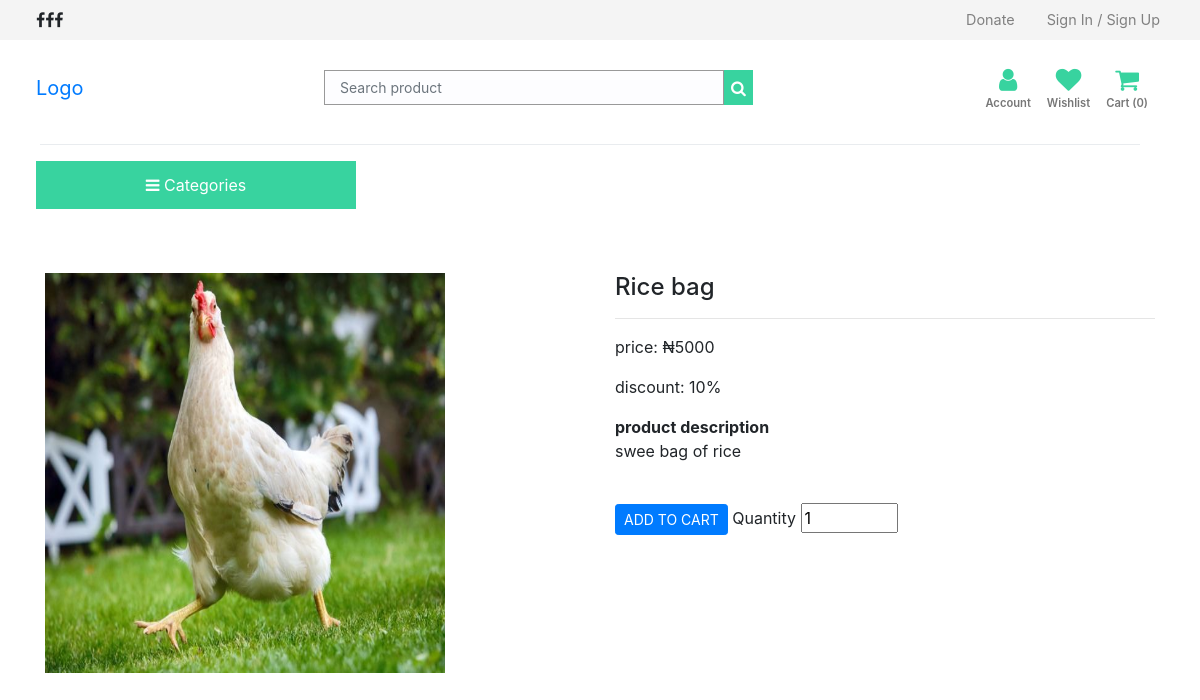
Page /product/1 on the committed database.
### src/models.py (models this page shows)
class Products(db.Model):
    id = db.Column(db.Integer, primary_key=True)
    product_name = db.Column(db.String(30), nullable=False, unique=True)
    product_price = db.Column(db.Integer, nullable=False)
    product_discount = db.Column(db.Integer, default=0)
    product_description = db.Column(db.String(300), nullable=False)
    product_stock = db.Column(db.Integer, nullable=False)
    product_date = db.Column(db.DateTime, nullable=False, default=date.today())
    category_id = db.Column(db.Integer, db.ForeignKey('category.id'), nullable=False)
    category = db.relationship(
                                'Category',
                                backref='category',
                                lazy=True)
    image_1 = db.Column(db.String(150), nullable=False, default='image.jpg')
    image_2 = db.Column(db.String(150), nullable=False, default='image.jpg')
    image_3 = db.Column(db.String(150), nullable=False, default='image.jpg')
    image_4 = db.Column(db.String(150), nullable=False, default='image.jpg')

### src/routes/store.py (the view)
@store.route('/product/<int:id>')
def single_page(id):
    product = Products.query.get_or_404(id)
    categories = Category.query.join(
        Products, (Category.id == Products.category_id)).all()
    return render_template('single_page.html', product=product, categories=categories)

### src/templates/single_page.html (shortened to what this page needs)
{% from "/storebase.html" import render_aboutus, render_ourcauses, render_faq,
render_contactus, render_ourteam, render_sponsors, render_subscribenews,
render_takeaction, render_footer, render_js, render_css, render_donatemodal,
render_scrolltotop %}
<!DOCTYPE html>
<html lang="en-us">
  <head>
    <link
      rel="stylesheet"
      href="{{ url_for ('static', filename='dcarousel/owl.carousel.min.css')}}"
      type="text/css"
      media="all"
    />
    <link
      rel="stylesheet"
      href="{{ url_for ('static', filename='dcarousel/owl.theme.default.min.css')}}"
      type="text/css"
      media="all"
    />
    {{ render_css(render) }}
  </head>
  <body>
    <section id="store">
      <section class="top-nav">
        <nav class="navbar">
          <ul class="nav">
            <i class="fa fa-facebook-f"></i>
            <i class="fa fa-facebook-f"></i>
            <i class="fa fa-facebook-f"></i>
          </ul>
          <ul class="nav mr-sm-2 auth">
            <li class="nav-item">
              <a class="nav-link" href="/donate">Donate</a>
            </li>
            <li class="nav-item">
              <a class="nav-link" href="#">Sign In / Sign Up</a>
            </li>
          </ul>
        </nav>
      </section>
      <section class="bottom-nav">
        <nav class="navbar">
          <a href="/shop.html" class="navbar-brand">
            Logo
          </a>
          <form class="form-inline">
            <input
              class="form-control"
              type="search"
              placeholder="Search product"
              aria-label="Search product"
            />
            <button class="btn-primary" type="submit">
              <i class="fa fa-search"></i>
            </button>
          </form>
          <ul class="mr-sm-2 navbar-nav nav-right">
            <div class="account">
              <a href="profile.html" title="My account">
                <div class="icon">
                  <i class="fa fa-user"></i>
                </div>
                <p>Account</p>
              </a>
            </div>
            <div class="wishlist">
              <a href="wishlist.html" title="Wishlist">
                <div class="icon">
                  <i class="fa fa-heart"></i>
                </div>
                <p>Wishlist</p>
              </a>
            </div>
            <div class="cart">
              <a href="{{url_for('store.getCart')}}" title="Cart">
                <div class="icon">
                  <i class="fa fa-shopping-cart"></i>
                </div>
                <p>Cart ({{session['ShoppingCart']|length}})</p>
              </a>
            </div>
          </ul>
        </nav>
      </section>
      <div class="dropdown-divider dd"></div>
      <section class="last-nav">
        <nav class="navbar">
          <div class="dropdown text-center">
            <button
              class="drop-btn"
              type="button"
              data-toggle="dropdown"
              data-hover="dropdown"
            >
              <i class="fa fa-bars"></i>
              Categories
            </button>
          </div>
        </nav>
      </section>
      <div class="container col-md-4 p-1 text-center" id="flash_message">
      </div>
      <section id="prod_details">
        <div class="container mt-5">
          <div class="row">
            <div class="col-md">
              <img
                src="{{url_for('static', filename='images/cc.jpg')}}"
                alt="{{product.product_name}}"
                width="400"
                height="400"
              />
            </div>
            <div class="col-md-6">
              <h4>{{ product.product_name }}</h4>
              <hr />
              <p>price: &#x20A6;{{product.product_price}}</p>
              {% if product.product_discount > 0 %}
              <p>discount: {{product.product_discount}}%</p>
              {% endif %}
              <b>product description</b>
              <p>{{product.product_description}}</p>
              <br />
              <form action="{{url_for('store.AddCart')}}" method="POST">
                <button type="submit" class="btn btn-primary btn-sm">
                  ADD TO CART
                </button>
                <label for="quantity">Quantity</label>
                <input
                  type="number"
                  name="quantity"
                  id="quantity"
                  value="1"
                  min="1"
                  max="{{product.product_stock}}"
                />
              </form>
            </div>
          </div>
        </div>
      </section>
    </section>
  </body>
</html>

### src/static/css/store.css (style rules this page uses)
.form-control { transition: .3s !important; background-color: #fdfdff !important; border-color: #e4fce8 !important; }
#displayproducts .input-group-text, select.form-control:not([size]):not([multiple]), .form-control:not(.form-control-sm):not(.form-control-lg) { font-size: 14px; padding: 10px 15px; }
.bottom-nav .navbar-nav { flex-direction: row; }
#store { text-decoration: none !important; }
#store .top-nav { background: #f4f4f4 !important; padding: 0px; height: 40px; align-content: center; display: grid; }
#store .top-nav nav { margin-left: 20px; }
#store .bottom-nav { background: #fff; padding: 0px; align-content: center; margin-left: 20px; margin-right: 20px; }
#store .bottom-nav input { width: 400px; border-radius: 0px; border: .5px solid #999 !important; }
#store .bottom-nav button { height: 35px; border-radius: 0px; background: #38d39f; border: 1px solid #38d39f !important; color: #fff; align-content: center; display: grid; }
#store .nav-right { text-align: center; padding-top: 20px; }
#store .nav-right p { color: #777; font-size: .7rem; text-transform: capitalize; font-weight: 600; }
#store .nav-right i { color: #38d39f; font-size: 1.6rem; text-decoration: none; transition: .3s; }
#store .top-nav a { color: gray; font-size: .9rem; }
#store .account,.cart,.wishlist { margin-right: 8px; margin-left: 8px; }
#store .dd { margin-right: 60px; margin-left: 40px; }
.last-nav .drop-btn { background: #38d39f; border-radius: 0px; border: 1px solid #38d39f; color: #fff !important; width: 20rem; height: 3rem; margin-left: 20px; transition: ease-in-out; }

### rows in the picture
Products: product_name "Rice bag", product_price "5000", product_discount "10", product_description "swee bag of rice"

### other values in the picture
{{ session['ShoppingCart']|length }} "0"
